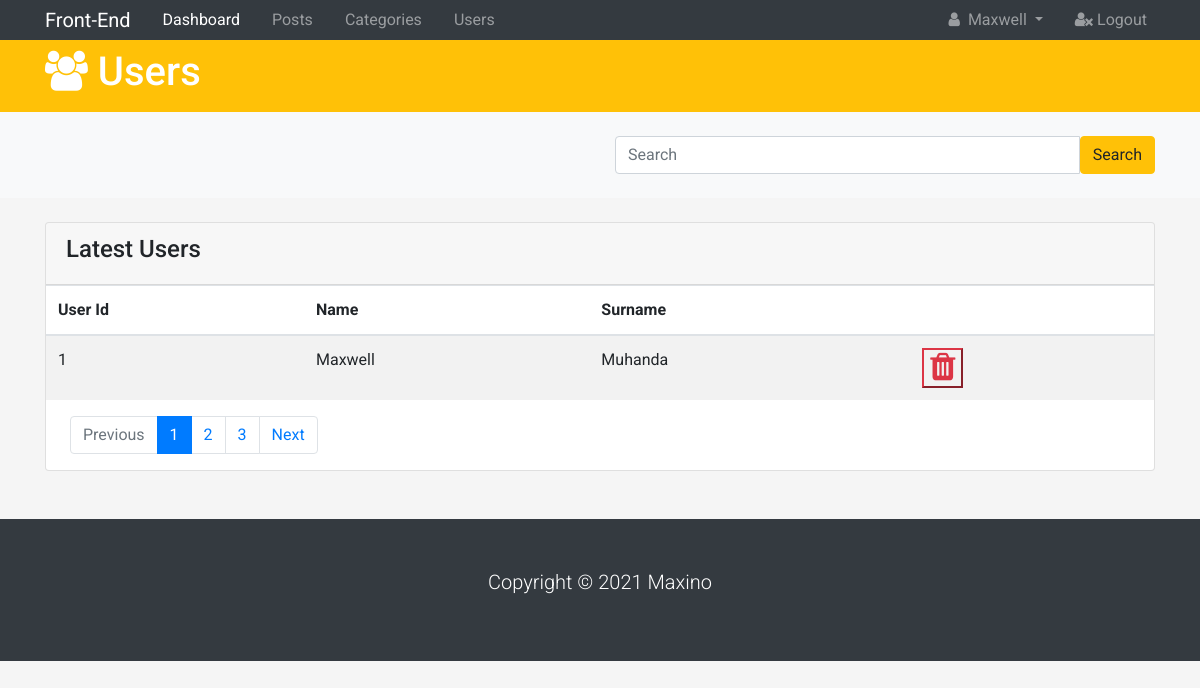
The app's page /admin/users (signed in) with its own data.
### Portfolio/models.py (models this page shows)
class User(db.Model, UserMixin):
    id = db.Column(db.Integer, primary_key=True)
    first_name = db.Column(db.String(100))
    last_name = db.Column(db.String(100))
    email = db.Column(db.String(64), unique=True)
    profile_pic = db.Column(db.String(100), default='avatar.png')
    password = db.Column(db.String(255))
    bio = db.Column(db.Text)
    url_to = db.Column(db.String(100))
    active = db.Column(db.Boolean())
    confirmed_at = db.Column(db.DateTime)
    roles = db.relationship('Role', secondary=roles_users,
                            backref=db.backref('users', lazy='dynamic'))
    blogs = db.relationship('Blog', backref='user', lazy=True)

### Portfolio/admin/routes.py (the view)
@author.route('/admin/users')
@login_required
def users():
    page = request.args.get('page', type=int)
    users = User.query.order_by(
        User.confirmed_at.desc()).paginate(page=page, per_page=5)
    return render_template('admin/users.html', admin=True, users=users)

### Portfolio/__init__.py (called while the page is built)
@app.teardown_appcontext
def shutdown_session(exception=None):
    db.session.remove()

### Portfolio/templates/admin/users.html (shortened to what this page needs)
{% extends 'admin/base.html' %}
{% block content %}
  <header id="main-header" class="py-2 bg-warning text-white">
    <div class="container">
      <div class="row">
        <div class="col-md-6">
          <h1><i class="fa fa-users"></i> Users</h1>
        </div>
      </div>
    </div>
  </header>
  <section id="action" class="py-4 mb-4 bg-light">
    <div class="container">
      <div class="row">
        <div class="col-md-6 ml-auto">
          <div class="input-group">
            <input type="text" class="form-control" placeholder="Search">
            <span class="input-group-btn">
              <button class="btn btn-warning">Search</button>
            </span>
          </div>
        </div>
      </div>
    </div>
  </section>
  <section id="posts">
    <div class="container">
      <div class="row">
        <div class="col">
          <div class="card">
            <div class="card-header">
              <h4>Latest Users</h4>
            </div>
            <table class="table table-striped">
              <thead class="thead-inverse">
                <tr>
                  <th>User Id</th>
                  <th>Name</th>
                  <th>Surname</th>
                  <th></th>
                </tr>
              </thead>
              <tbody>
                {% for user in users.items %}
                <tr>
                  <td scope="row">{{user.id}}</td>
                  <td>{{user.first_name}}</td>
                  <td>{{user.last_name}}</td>
                  {% if current_user.id ==1 %}
                  <td><button class="btn-link btn-outline-danger text-danger ml-2" data-toggle="modal" data-target="#my">
                    <i class="fa fa-trash fa-2x "></i>
                    </button></td>
                  {% endif %}
                </tr>
                    {% endfor %}
              </tbody>
            </table>
            <nav class="ml-4">
              <ul class="pagination">
                <li class="page-item disabled"><a href="#" class="page-link">Previous</a></li>
                <li class="page-item active"><a href="#" class="page-link">1</a></li>
                <li class="page-item"><a href="#" class="page-link">2</a></li>
                <li class="page-item"><a href="#" class="page-link">3</a></li>
                <li class="page-item"><a href="#" class="page-link">Next</a></li>
              </ul>
            </nav>
          </div>
        </div>
      </div>
    </div>
  </section>
  {% endblock  %}

### Portfolio/templates/admin/base.html (shortened to what this page needs)
<!DOCTYPE html>
<html lang="en">
<head>
  {% block head %}
 <link rel="stylesheet" href="{{ url_for('static', filename='css/font-awesome.min.css') }}">
  <link rel="stylesheet" href="https://maxcdn.bootstrapcdn.com/bootstrap/4.0.0/css/bootstrap.min.css">
  <link rel="stylesheet" href="{{ url_for('static', filename='css/style.css') }}">
  {% endblock  %}
</head>
<body>
  <nav class="navbar navbar-expand-sm navbar-dark bg-dark p-0">
    <div class="container">
      <a href="{{url_for('main.index')}}" class="navbar-brand">Front-End</a>
      <div class="collapse navbar-collapse" id="navbarNav">
        <ul class="navbar-nav">
          <li class="nav-item px-2">
            <a href="{{url_for('author.admin')}}" class="nav-link active">Dashboard</a>
          </li>
          <li class="nav-item px-2">
            <a href="{{url_for('author.posts')}}" class="nav-link">Posts</a>
          </li>
          <li class="nav-item px-2">
            <a href="{{url_for('author.categories')}}" class="nav-link">Categories</a>
          </li>
          <li class="nav-item px-2">
            <a href="{{url_for('author.users')}}" class="nav-link">Users</a>
          </li>
        </ul>
        <ul class="navbar-nav ml-auto">
          <li class="nav-item dropdown mr-3">
            <a href="#" class="nav-link dropdown-toggle" data-toggle="dropdown">
              <i class="fa fa-user mr-1"></i> {{current_user.first_name}}
            </a>
          </li>
          <li class="nav-item">
            <a href="{{url_for('security.logout')}}" class="nav-link">
              <i class="fa fa-user-times"></i> Logout
            </a>
          </li>
        </ul>
      </div>
    </div>
  </nav>
  {% block content %}
  {% endblock  %}
  <footer id="main-footer" class="bg-dark text-white mt-5 p-5">
    <div class="conatiner">
      <div class="row">
        <div class="col">
          <p class="lead text-center">Copyright &copy; 2021 Maxino</p>
        </div>
      </div>
    </div>
  </footer>
</body>
</html>

### Portfolio/static/css/style.css (style rules this page uses)
html { scroll-behavior: smooth; position: relative; }
body { background-color: #f5f5f5; }
body { font-family: 'Roboto', sans-serif; font-size: 16px; }
a { color: #1e1e1e; text-decoration: none; transition: all 0.5s ease-in-out; }

### records on screen
User: first_name "Maxwell", id "1", last_name "Muhanda"
